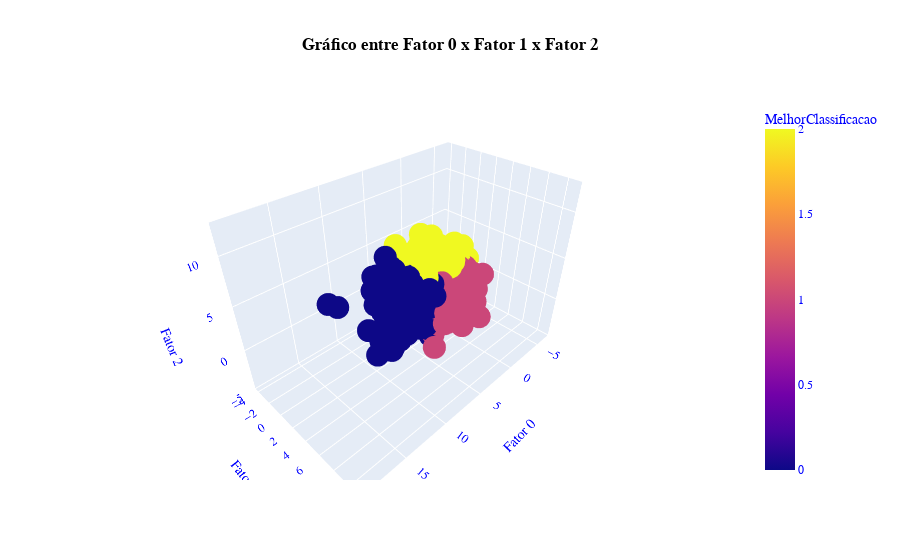

Source (notebook cell):
### Code cell
fig = px.scatter_3d(df_pca, x='Fator 0', y='Fator 1', z='Fator 2',
              color='MelhorClassificacao', title='<b>Gráfico entre Fator 0 x Fator 1 x Fator 2</b>')
fig.update_layout(
    font_family="Courier New",
    font_color="blue",
    title_font_family="Times New Roman",
    title_font_color="black",
    legend_title_font_color="green",
    title_x=0.5
)
fig.show()

### Figure 1 — Plotly figure (JSON) as saved in the notebook; plotly's stock layout.template omitted (floating-point values rounded to 4 significant figures; data arrays with more than 128 entries replaced by an {"elided": "..."} marker saying what was removed)
{"data": [{"hovertemplate": "Fator 0=%{x}<br>Fator 1=%{y}<br>Fator 2=%{z}<br>MelhorClassificacao=%{marker.color}<extra></extra>", "legendgroup": "", "marker": {"color": {"elided": "2267 int values"}, "coloraxis": "coloraxis", "symbol": "circle"}, "mode": "markers", "name": "", "scene": "scene", "showlegend": false, "type": "scatter3d", "x": {"elided": "2267 float values"}, "y": {"elided": "2267 float values"}, "z": {"elided": "2267 float values"}}], "layout": {"coloraxis": {"colorbar": {"title": {"text": "MelhorClassificacao"}}, "colorscale": [[0, "#0d0887"], [0.1111, "#46039f"], [0.2222, "#7201a8"], [0.3333, "#9c179e"], [0.4444, "#bd3786"], [0.5556, "#d8576b"], [0.6667, "#ed7953"], [0.7778, "#fb9f3a"], [0.8889, "#fdca26"], [1, "#f0f921"]]}, "font": {"color": "blue", "family": "Courier New"}, "legend": {"title": {"font": {"color": "green"}}, "tracegroupgap": 0}, "scene": {"domain": {"x": [0, 1], "y": [0, 1]}, "xaxis": {"title": {"text": "Fator 0"}}, "yaxis": {"title": {"text": "Fator 1"}}, "zaxis": {"title": {"text": "Fator 2"}}}, "title": {"font": {"color": "black", "family": "Times New Roman"}, "text": "<b>Gráfico entre Fator 0 x Fator 1 x Fator 2</b>", "x": 0.5}}}
